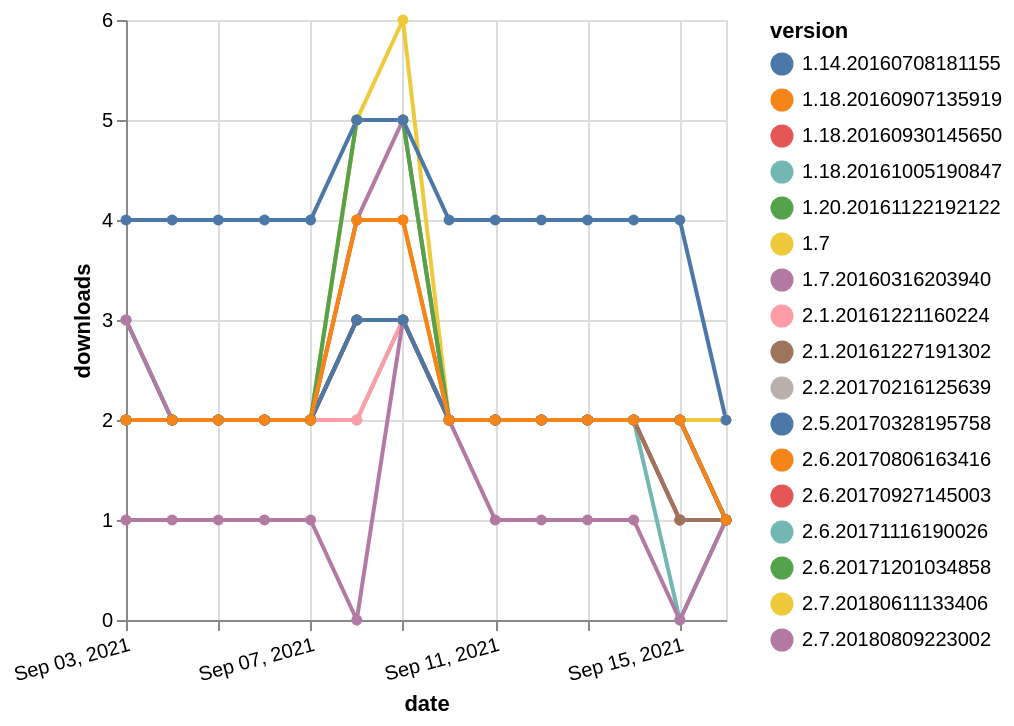

Vega-Lite specification for this chart:
### Vega-Lite specification from a JSON file in a GitHub repository (floating-point values rounded to 4 significant figures; data arrays with more than 128 entries replaced by an {"elided": "..."} marker saying what was removed)
{"$schema": "https://vega.github.io/schema/vega-lite/v5.json", "description": "A simple bar chart with embedded data.", "data": {"values": {"elided": "238 records"}}, "width": "container", "mark": {"type": "line", "point": {"filled": true}}, "encoding": {"x": {"field": "date", "type": "temporal", "timeUnit": "yearmonthdate", "title": "date", "axis": {"labelAngle": -15}}, "y": {"field": "delta", "type": "quantitative", "title": "downloads"}, "color": {"field": "version", "type": "nominal"}, "tooltip": {"field": "delta"}}}
